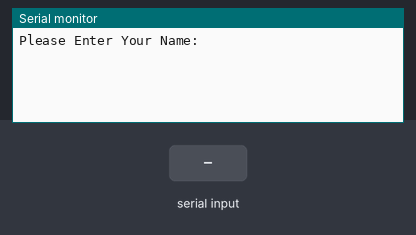
The sketch below on a simulated Arduino Uno, built with avr-gcc and run on an emulated ATmega328P. Shown: the last lines printed to the serial monitor. The inputs (shaded band) are chosen by the test bench.

Above: at 1.2 s.
1.3 s: "90,45\n" received over Serial
At 3.1 s:
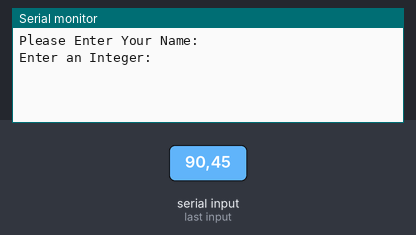
4.3 s: "30,150\n" received over Serial
At 7.1 s:
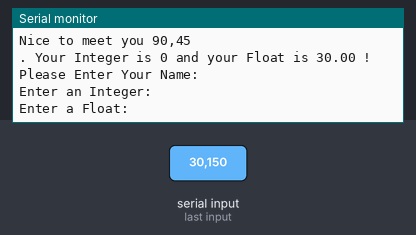

Measured:
- after the input at 1.3 s, the serial monitor: prints a new line after 1.0 s (image 1)
- after the input at 4.3 s, the serial monitor: prints a new line at once (image 2)

The sketch:

08_UserInput.ino
```cpp
int baudRate = 9600;
int myInt;
float myFloat;
String myName;
String prompt = "Please Enter Your Name: ";

void setup() {
  Serial.begin(baudRate);
}

void loop() {
  Serial.println(prompt);
  while(Serial.available() == 0) {}
  myName = Serial.readString();
  Serial.println("Enter an Integer: ");
  myInt = Serial.parseInt();
  Serial.println("Enter a Float: ");
  myFloat = Serial.parseFloat();
  Serial.print("Nice to meet you ");
  Serial.print(myName);
  Serial.print(". Your Integer is ");
  Serial.print(myInt);
  Serial.print(" and your Float is ");
  Serial.print(myFloat);
  Serial.println(" ! ");
}
```
